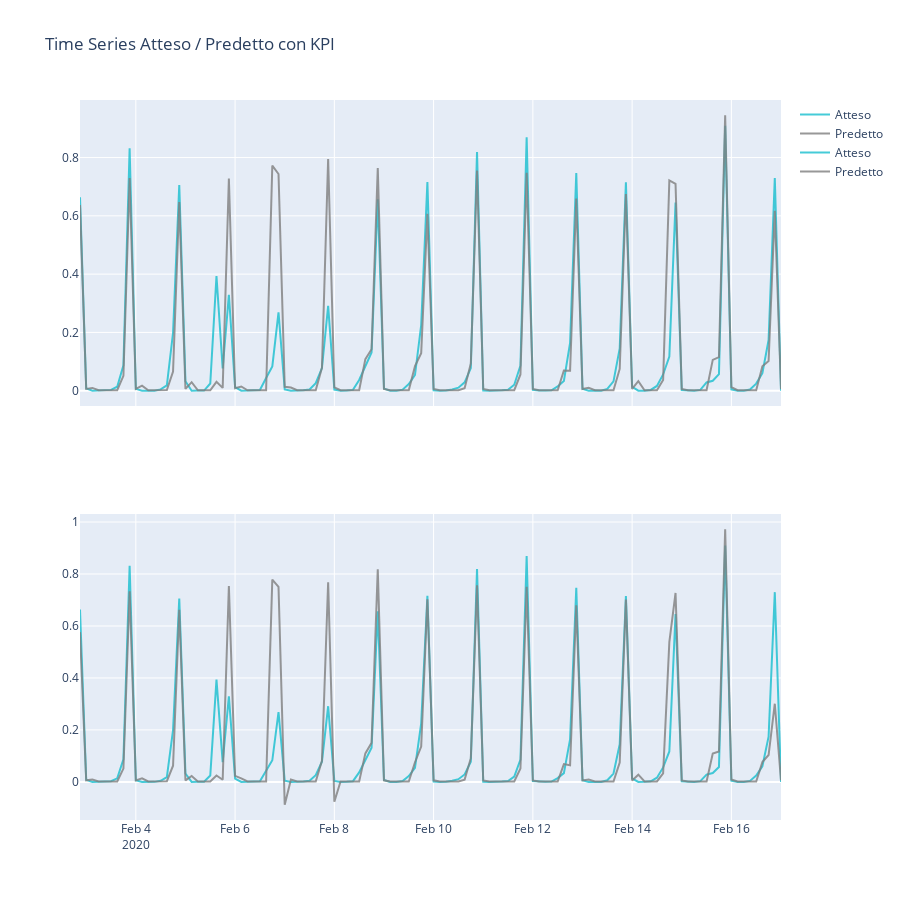

Notebook cell for this chart:
### Code cell
yhat = lstm_model.predict(test_X)
yhat2 = lstm_model2.predict(test_X2)
print_time_series_predicted(test_y, test_indexs, yhat, yhat2)
